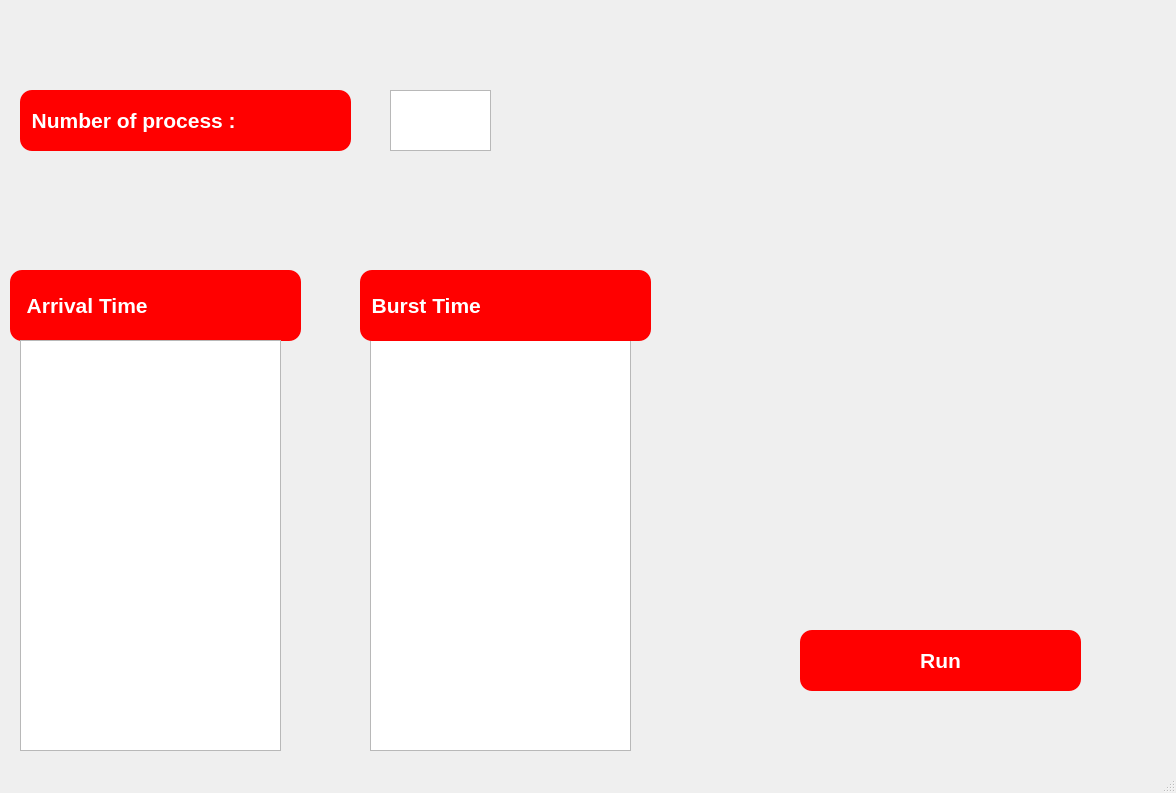
<?xml version="1.0" encoding="UTF-8"?>
<ui version="4.0">
 <class>MainWindow</class>
 <widget class="QMainWindow" name="MainWindow">
  <property name="geometry">
   <rect>
    <x>0</x>
    <y>0</y>
    <width>1176</width>
    <height>793</height>
   </rect>
  </property>
  <property name="font">
   <font>
    <family>MS Sans Serif</family>
    <pointsize>16</pointsize>
    <weight>75</weight>
    <bold>true</bold>
   </font>
  </property>
  <property name="windowTitle">
   <string>MainWindow</string>
  </property>
  <widget class="QWidget" name="centralwidget">
   <widget class="QLabel" name="label">
    <property name="geometry">
     <rect>
      <x>20</x>
      <y>90</y>
      <width>331</width>
      <height>61</height>
     </rect>
    </property>
    <property name="styleSheet">
     <string notr="true">font: 75 24pt &quot;MS Shell Dlg 2&quot;;
color: white;
background:red;
border-radius:12;</string>
    </property>
    <property name="text">
     <string>  Number of process :</string>
    </property>
   </widget>
   <widget class="QTextEdit" name="textEdit">
    <property name="geometry">
     <rect>
      <x>390</x>
      <y>90</y>
      <width>101</width>
      <height>61</height>
     </rect>
    </property>
   </widget>
   <widget class="QLabel" name="label_2">
    <property name="geometry">
     <rect>
      <x>10</x>
      <y>270</y>
      <width>291</width>
      <height>71</height>
     </rect>
    </property>
    <property name="styleSheet">
     <string notr="true">font: 75 24pt &quot;MS Shell Dlg 2&quot;;
color: white;
background:red;
border-radius:12;</string>
    </property>
    <property name="text">
     <string>   Arrival Time</string>
    </property>
   </widget>
   <widget class="QTextEdit" name="textEdit_2">
    <property name="geometry">
     <rect>
      <x>20</x>
      <y>340</y>
      <width>261</width>
      <height>411</height>
     </rect>
    </property>
    <property name="styleSheet">
     <string notr="true">font: 75 20pt &quot;Nirmala UI&quot;;</string>
    </property>
   </widget>
   <widget class="QPushButton" name="pushButton">
    <property name="geometry">
     <rect>
      <x>800</x>
      <y>630</y>
      <width>281</width>
      <height>61</height>
     </rect>
    </property>
    <property name="styleSheet">
     <string notr="true">font: 75 24pt &quot;MS Shell Dlg 2&quot;;
color:white;
background:red;
border-radius:12;
</string>
    </property>
    <property name="text">
     <string>Run</string>
    </property>
   </widget>
   <widget class="QTextEdit" name="textEdit_3">
    <property name="geometry">
     <rect>
      <x>370</x>
      <y>340</y>
      <width>261</width>
      <height>411</height>
     </rect>
    </property>
    <property name="styleSheet">
     <string notr="true">font: 75 20pt &quot;Nirmala UI&quot;;</string>
    </property>
   </widget>
   <widget class="QLabel" name="label_3">
    <property name="geometry">
     <rect>
      <x>360</x>
      <y>270</y>
      <width>291</width>
      <height>71</height>
     </rect>
    </property>
    <property name="styleSheet">
     <string notr="true">font: 75 24pt &quot;MS Shell Dlg 2&quot;;
color: white;
background:red;
border-radius:12;</string>
    </property>
    <property name="text">
     <string>  Burst Time</string>
    </property>
   </widget>
  </widget>
  <widget class="QStatusBar" name="statusbar"/>
 </widget>
 <resources/>
 <connections/>
</ui>
